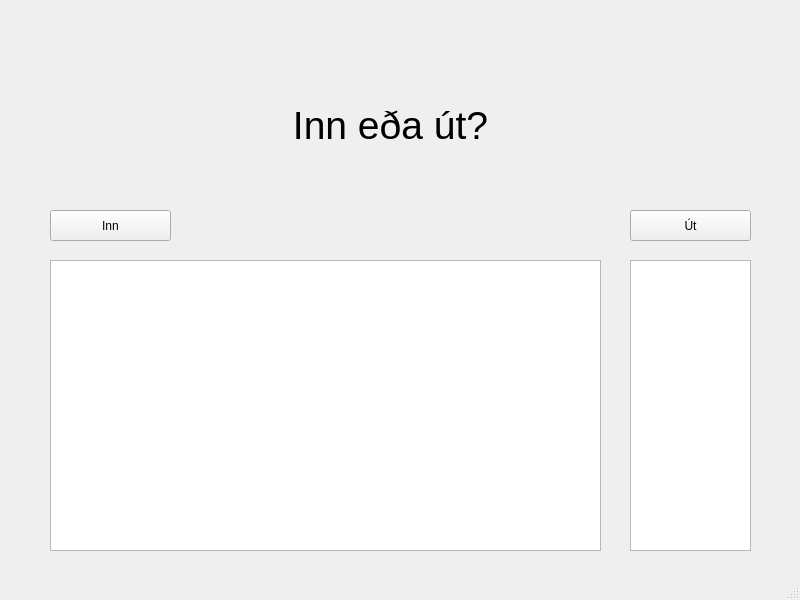
<?xml version="1.0" encoding="UTF-8"?>
<ui version="4.0">
 <class>MainWindow</class>
 <widget class="QMainWindow" name="MainWindow">
  <property name="geometry">
   <rect>
    <x>0</x>
    <y>0</y>
    <width>800</width>
    <height>600</height>
   </rect>
  </property>
  <property name="windowTitle">
   <string>MainWindow</string>
  </property>
  <widget class="QWidget" name="centralwidget">
   <widget class="QPushButton" name="pushButton">
    <property name="geometry">
     <rect>
      <x>50</x>
      <y>210</y>
      <width>121</width>
      <height>31</height>
     </rect>
    </property>
    <property name="text">
     <string>Inn</string>
    </property>
   </widget>
   <widget class="QLabel" name="label">
    <property name="geometry">
     <rect>
      <x>270</x>
      <y>90</y>
      <width>241</width>
      <height>71</height>
     </rect>
    </property>
    <property name="font">
     <font>
      <pointsize>29</pointsize>
     </font>
    </property>
    <property name="text">
     <string>Inn eða út?</string>
    </property>
    <property name="alignment">
     <set>Qt::AlignCenter</set>
    </property>
   </widget>
   <widget class="QPushButton" name="pushButton_3">
    <property name="geometry">
     <rect>
      <x>630</x>
      <y>210</y>
      <width>121</width>
      <height>31</height>
     </rect>
    </property>
    <property name="text">
     <string>Út</string>
    </property>
   </widget>
   <widget class="QTableWidget" name="tableWidget">
    <property name="enabled">
     <bool>true</bool>
    </property>
    <property name="geometry">
     <rect>
      <x>50</x>
      <y>260</y>
      <width>551</width>
      <height>291</height>
     </rect>
    </property>
    <property name="editTriggers">
     <set>QAbstractItemView::NoEditTriggers</set>
    </property>
   </widget>
   <widget class="QListWidget" name="listWidget">
    <property name="geometry">
     <rect>
      <x>630</x>
      <y>260</y>
      <width>121</width>
      <height>291</height>
     </rect>
    </property>
   </widget>
   <widget class="QLabel" name="label_2">
    <property name="geometry">
     <rect>
      <x>350</x>
      <y>210</y>
      <width>91</width>
      <height>31</height>
     </rect>
    </property>
    <property name="font">
     <font>
      <pointsize>15</pointsize>
     </font>
    </property>
    <property name="text">
     <string/>
    </property>
   </widget>
  </widget>
  <widget class="QMenuBar" name="menubar">
   <property name="geometry">
    <rect>
     <x>0</x>
     <y>0</y>
     <width>800</width>
     <height>21</height>
    </rect>
   </property>
  </widget>
  <widget class="QStatusBar" name="statusbar"/>
 </widget>
 <resources/>
 <connections/>
</ui>
